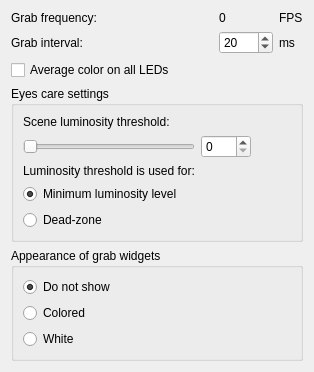
          <widget class="QWidget" name="page">
           <layout class="QVBoxLayout" name="verticalLayout_12">
            <item>
             <layout class="QGridLayout" name="gridLayout" rowstretch="0,0,0">
              <item row="0" column="1">
               <widget class="QLabel" name="label_GrabFrequency_value">
                <property name="text">
                 <string notr="true">0</string>
                </property>
                <property name="margin">
                 <number>3</number>
                </property>
                <property name="textInteractionFlags">
                 <set>Qt::LinksAccessibleByMouse|Qt::TextSelectableByMouse</set>
                </property>
               </widget>
              </item>
              <item row="1" column="0">
               <widget class="QLabel" name="label_SlowdownGrab_txt">
                <property name="sizePolicy">
                 <sizepolicy hsizetype="Expanding" vsizetype="Preferred">
                  <horstretch>0</horstretch>
                  <verstretch>0</verstretch>
                 </sizepolicy>
                </property>
                <property name="font">
                 <font>
                  <weight>50</weight>
                  <bold>false</bold>
                 </font>
                </property>
                <property name="text">
                 <string>Grab interval:</string>
                </property>
                <property name="alignment">
                 <set>Qt::AlignLeading|Qt::AlignLeft|Qt::AlignVCenter</set>
                </property>
                <property name="margin">
                 <number>0</number>
                </property>
               </widget>
              </item>
              <item row="1" column="1">
               <widget class="QSpinBox" name="spinBox_GrabSlowdown">
                <property name="sizePolicy">
                 <sizepolicy hsizetype="Fixed" vsizetype="Fixed">
                  <horstretch>0</horstretch>
                  <verstretch>0</verstretch>
                 </sizepolicy>
                </property>
                <property name="minimumSize">
                 <size>
                  <width>50</width>
                  <height>0</height>
                 </size>
                </property>
                <property name="minimum">
                 <number>1</number>
                </property>
                <property name="maximum">
                 <number>1000</number>
                </property>
                <property name="value">
                 <number>20</number>
                </property>
               </widget>
              </item>
              <item row="2" column="0">
               <widget class="QCheckBox" name="checkBox_GrabIsAvgColors">
                <property name="font">
                 <font>
                  <weight>50</weight>
                  <bold>false</bold>
                 </font>
                </property>
                <property name="text">
                 <string>Average color on all LEDs</string>
                </property>
                <property name="checked">
                 <bool>false</bool>
                </property>
               </widget>
              </item>
              <item row="0" column="2">
               <widget class="QLabel" name="label_GrabFrequency_txt_fps">
                <property name="text">
                 <string>FPS</string>
                </property>
                <property name="alignment">
                 <set>Qt::AlignLeading|Qt::AlignLeft|Qt::AlignVCenter</set>
                </property>
                <property name="textInteractionFlags">
                 <set>Qt::LinksAccessibleByMouse|Qt::TextSelectableByMouse</set>
                </property>
               </widget>
              </item>
              <item row="0" column="0">
               <widget class="QLabel" name="label_GrabFrequency_txt">
                <property name="sizePolicy">
                 <sizepolicy hsizetype="Expanding" vsizetype="Maximum">
                  <horstretch>0</horstretch>
                  <verstretch>0</verstretch>
                 </sizepolicy>
                </property>
                <property name="font">
                 <font>
                  <weight>50</weight>
                  <bold>false</bold>
                 </font>
                </property>
                <property name="text">
                 <string>Grab frequency:</string>
                </property>
                <property name="alignment">
                 <set>Qt::AlignLeading|Qt::AlignLeft|Qt::AlignVCenter</set>
                </property>
               </widget>
              </item>
              <item row="1" column="2">
               <widget class="QLabel" name="label_SlowdownGrab_txt_ms">
                <property name="text">
                 <string>ms</string>
                </property>
                <property name="alignment">
                 <set>Qt::AlignLeading|Qt::AlignLeft|Qt::AlignVCenter</set>
                </property>
               </widget>
              </item>
             </layout>
            </item>
            <item>
             <widget class="QGroupBox" name="groupBox_3">
              <property name="title">
               <string>Eyes care settings</string>
              </property>
              <layout class="QGridLayout" name="gridLayout_4">
               <item row="7" column="0">
                <widget class="QRadioButton" name="radioButton_LuminosityDeadZone">
                 <property name="text">
                  <string>Dead-zone</string>
                 </property>
                </widget>
               </item>
               <item row="0" column="0">
                <widget class="QLabel" name="label_6">
                 <property name="styleSheet">
                  <string notr="true">margin-top:0px;</string>
                 </property>
                 <property name="text">
                  <string>Scene luminosity threshold:</string>
                 </property>
                 <property name="alignment">
                  <set>Qt::AlignLeading|Qt::AlignLeft|Qt::AlignVCenter</set>
                 </property>
                </widget>
               </item>
               <item row="5" column="0">
                <widget class="QLabel" name="label_luminosityThresholdUsedFor">
                 <property name="text">
                  <string>Luminosity threshold is used for:</string>
                 </property>
                 <property name="alignment">
                  <set>Qt::AlignLeading|Qt::AlignLeft|Qt::AlignVCenter</set>
                 </property>
                </widget>
               </item>
               <item row="6" column="0">
                <widget class="QRadioButton" name="radioButton_MinimumLuminosity">
                 <property name="text">
                  <string>Minimum luminosity level</string>
                 </property>
                 <property name="checked">
                  <bool>true</bool>
                 </property>
                </widget>
               </item>
               <item row="4" column="3">
                <widget class="QSpinBox" name="spinBox_LuminosityThreshold">
                 <property name="sizePolicy">
                  <sizepolicy hsizetype="Fixed" vsizetype="Fixed">
                   <horstretch>0</horstretch>
                   <verstretch>0</verstretch>
                  </sizepolicy>
                 </property>
                 <property name="minimumSize">
                  <size>
                   <width>50</width>
                   <height>0</height>
                  </size>
                 </property>
                 <property name="minimum">
                  <number>0</number>
                 </property>
                 <property name="maximum">
                  <number>100</number>
                 </property>
                 <property name="value">
                  <number>0</number>
                 </property>
                </widget>
               </item>
               <item row="4" column="4">
                <widget class="QPushButton" name="pushButton_lumosityThresholdHelp">
                 <property name="sizePolicy">
                  <sizepolicy hsizetype="Fixed" vsizetype="Fixed">
                   <horstretch>0</horstretch>
                   <verstretch>0</verstretch>
                  </sizepolicy>
                 </property>
                 <property name="styleSheet">
                  <string notr="true">margin: 0px;</string>
                 </property>
                 <property name="text">
                  <string/>
                 </property>
                 <property name="icon">
                  <iconset resource="../res/LightpackResources.qrc">
                   <normaloff>:/icons/help.png</normaloff>:/icons/help.png</iconset>
                 </property>
                 <property name="flat">
                  <bool>true</bool>
                 </property>
                </widget>
               </item>
               <item row="4" column="0">
                <widget class="QSlider" name="horizontalSlider_LuminosityThreshold">
                 <property name="sizePolicy">
                  <sizepolicy hsizetype="Minimum" vsizetype="Fixed">
                   <horstretch>0</horstretch>
                   <verstretch>0</verstretch>
                  </sizepolicy>
                 </property>
                 <property name="whatsThis">
                  <string>&lt;h4&gt;Scene luminosity threshold&lt;/h4&gt; It works in two ways: You can adjust &lt;b&gt;minimum luminosity level&lt;/b&gt; for soft and gentle light in the dark scenes or you can adjust &lt;b&gt;dead-zone&lt;/b&gt; luminosity grabbing which ignores small non-black objects on black backgrounds and turning lights OFF in the dark scenes. This is eye-saving vs. eye-killing options which works mutually. We &lt;b&gt;recommend&lt;/b&gt; to use threshold for minimum luminosity level.</string>
                 </property>
                 <property name="maximum">
                  <number>100</number>
                 </property>
                 <property name="orientation">
                  <enum>Qt::Horizontal</enum>
                 </property>
                </widget>
               </item>
              </layout>
             </widget>
            </item>
            <item>
             <widget class="QGroupBox" name="groupBox_2">
              <property name="title">
               <string>Appearance of grab widgets</string>
              </property>
              <layout class="QVBoxLayout" name="verticalLayout_16">
               <item>
                <widget class="QRadioButton" name="radioButton_GrabWidgetsDontShow">
                 <property name="text">
                  <string>Do not show</string>
                 </property>
                 <property name="checked">
                  <bool>true</bool>
                 </property>
                </widget>
               </item>
               <item>
                <widget class="QRadioButton" name="radioButton_Colored">
                 <property name="text">
                  <string>Colored</string>
                 </property>
                 <property name="checked">
                  <bool>false</bool>
                 </property>
                </widget>
               </item>
               <item>
                <widget class="QRadioButton" name="radioButton_White">
                 <property name="text">
                  <string>White</string>
                 </property>
                </widget>
               </item>
              </layout>
             </widget>
            </item>
           </layout>
          </widget>
